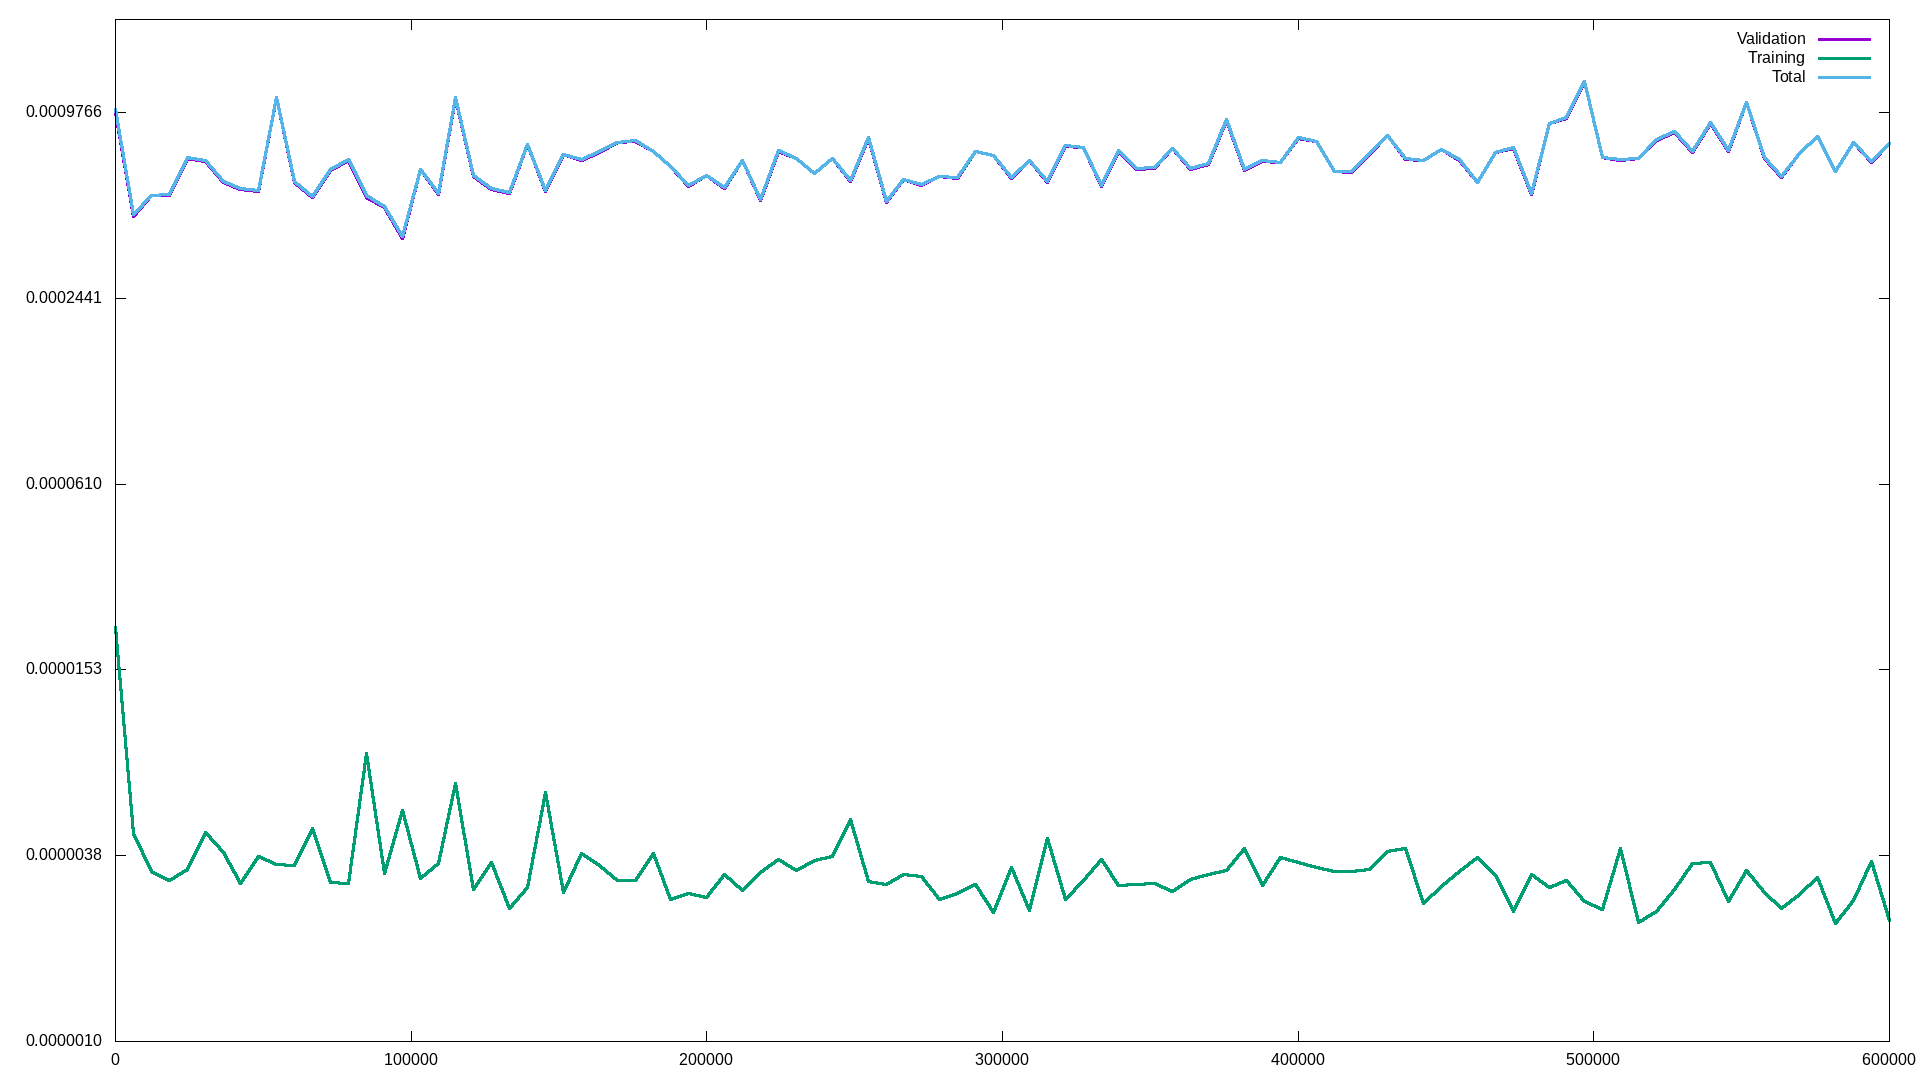

The gnuplot source for this figure:
set terminal png size 1920,1080

set logscale y 2

set output 'train-co2-log-04.png'
plot "train-co2-log-04.dat" u 1:3 smooth acsplines title 'Validation' with lines lw 3, \
     "train-co2-log-04.dat" u 1:2 smooth acsplines title 'Training' with lines lw 3, \
     "train-co2-log-04.dat" u 1:($2+$3) smooth acsplines title 'Total' with lines lw 3
